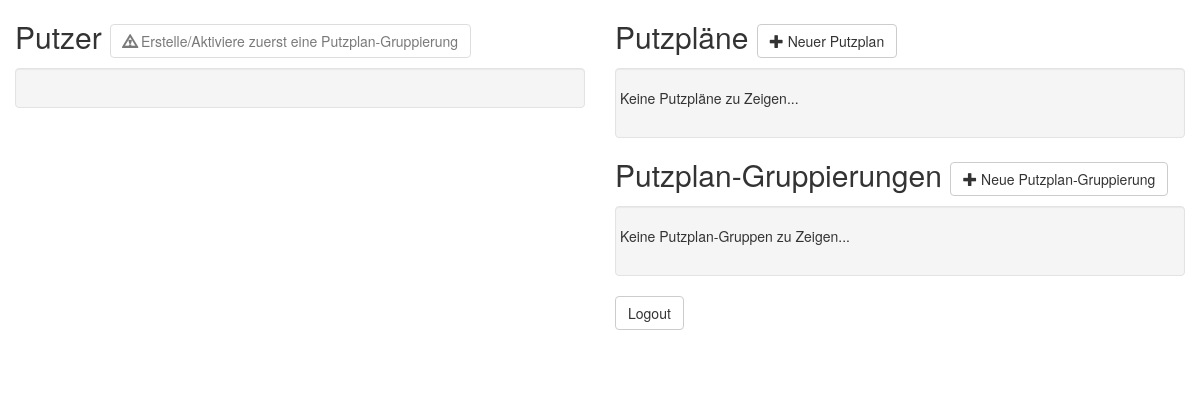
/config/ (signed in), run on an earlier commit of the app's database.
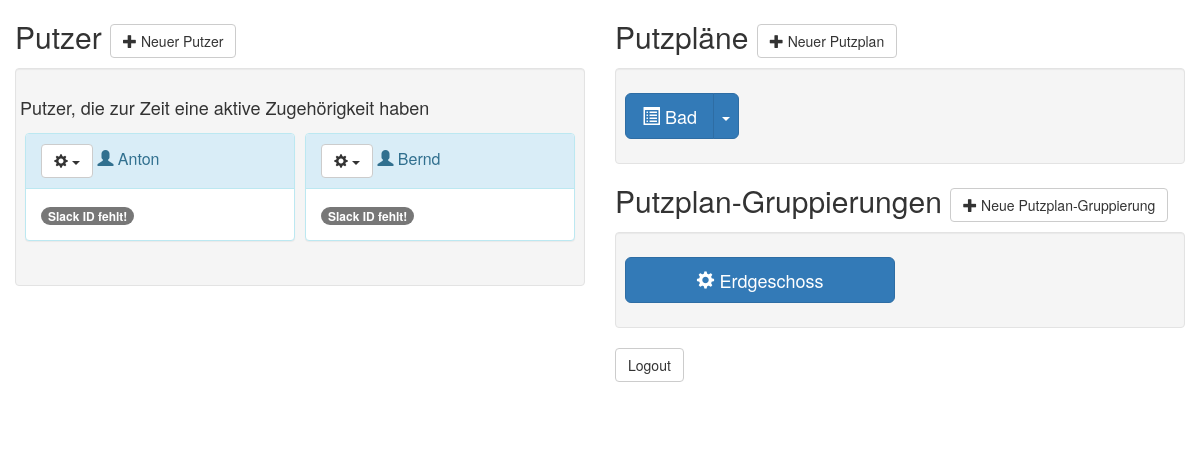
And on a later commit of the database.
### webinterface/models.py (models this page shows, shortened)
class Cleaner(models.Model):
    class Meta:
        ordering = ('name',)
    user = models.ForeignKey(User, on_delete=models.CASCADE, null=True)
    name = models.CharField(max_length=20, unique=True)
    slug = models.CharField(max_length=20, unique=True)
    time_zone = models.CharField(max_length=30, default="Europe/Berlin")
    slack_id = models.CharField(max_length=10, default='')
    PREFERENCE = ((1, 'Ich möchte immer nur einen Putzdienst auf einmal machen müssen.'),
                  (2, 'Ich möchte höchstens zwei Putzdienste auf einmal machen müssen.'),
                  (3, 'Mir ist es egal, wie viele Putzdienste ich auf einmal habe.'))
    preference = models.IntegerField(choices=PREFERENCE, default=2)
    objects = CleanerQuerySet.as_manager()
    def affiliation_in_week(self, week):
        try:
            current_affiliation = self.affiliation_set.get(
                beginning__lte=week, end__gte=week
            )
            return current_affiliation
        except Affiliation.DoesNotExist:
            return None
    def current_affiliation(self):
        return self.affiliation_in_week(current_epoch_week())
    def is_active(self):
        return self.current_affiliation() is not None
    def has_slack_id(self):
        return self.slack_id is not ''

class Schedule(models.Model):
    class Meta:
        ordering = ('cleaners_per_date',)
    name = models.CharField(max_length=20, unique=True)
    slug = models.CharField(max_length=20, unique=True)
    CLEANERS_PER_DATE_CHOICES = ((1, 'Einen'), (2, 'Zwei'))
    cleaners_per_date = models.IntegerField(default=1, choices=CLEANERS_PER_DATE_CHOICES)
    WEEKDAYS = ((0, 'Montag'), (1, 'Dienstag'), (2, 'Mittwoch'), (3, 'Donnerstag'),
                (4, 'Freitag'), (5, 'Samstag'), (6, 'Sonntag'))
    weekday = models.IntegerField(default=6, choices=WEEKDAYS)
    FREQUENCY_CHOICES = ((1, 'Jede Woche'), (2, 'Gerade Wochen'), (3, 'Ungerade Wochen'))
    frequency = models.IntegerField(default=1, choices=FREQUENCY_CHOICES)
    disabled = models.BooleanField(default=False)
    objects = ScheduleQuerySet.as_manager()
    def __init__(self, *args, **kwargs):
        super(Schedule, self).__init__(*args, **kwargs)
        self.previous_cleaners_per_date = self.cleaners_per_date
        self.previous_frequency = self.frequency
    """
    Creates assignments cover a timespan and has several more options.

    Week numbers must be epoch week numbers as returned by date_to_epoch_week().
    @param start_week: First week number on which a new Assignment will be created.
    @param end_week: Last week number on which a new Assignment will be created
    @param mode Sets the mode of creation:
    - 1(default): Delete existing Assignments and CleaningDays and regenerate them throughout time frame
    - 2: Keep existing Assignments and only create new ones where there are none already
    - 3: Only reassign Assignments on existing CleaningDays, don't generate new CleaningDays
    """

class ScheduleGroup(models.Model):
    class Meta:
        ordering = ("name", )
    name = models.CharField(max_length=30, unique=True)
    schedules = models.ManyToManyField(Schedule)
    disabled = models.BooleanField(default=False)
    objects = ScheduleGroupQuerySet.as_manager()
    def __init__(self, *args, **kwargs):
        super().__init__(*args, **kwargs)
        self.__disabled = self.disabled

### webinterface/views.py (the view)
# urls.py: path('config/', staff_member_required(ConfigView.as_view(), login_url=reverse_lazy("webinterface:login")), name='config'),
class ConfigView(TemplateView):
    template_name = 'webinterface/config.html'
    def get_context_data(self, **kwargs):
        context = super(ConfigView, self).get_context_data(**kwargs)
        context['active_schedule_list'] = Schedule.objects.enabled()
        context['disabled_schedule_list'] = Schedule.objects.disabled()
        context['active_cleaner_list'] = Cleaner.objects.active()
        context['inactive_cleaner_list'] = Cleaner.objects.inactive()
        context['active_schedule_group_list'] = ScheduleGroup.objects.enabled()
        context['disabled_schedule_group_list'] = ScheduleGroup.objects.disabled()
        return context

### webinterface/models.py (called while the page is built)
def date_to_epoch_week(date: datetime.date) -> int:
    epoch_seconds = calendar.timegm(date.timetuple())
    return int(((epoch_seconds / 60 / 60 / 24) + 3) / 7)

def current_epoch_week():
    return date_to_epoch_week(datetime.date.today())

    def enabled(self):
        return self.filter(disabled=False)

    def disabled(self):
        return self.filter(disabled=True)

    def enabled(self):
        return self.filter(disabled=False)

    def disabled(self):
        return self.filter(disabled=True)

    def active(self) -> QuerySet:
        return self.filter(
            affiliation__beginning__lte=current_epoch_week(), affiliation__end__gte=current_epoch_week())

    def inactive(self) -> QuerySet:
        return self.exclude(
            affiliation__beginning__lte=current_epoch_week(), affiliation__end__gte=current_epoch_week())

### webinterface/templates/webinterface/config.html (shortened to what this page needs)
{% extends "webinterface/base.html" %}
{% load crispy_forms_tags %}
{% block body %}
    <div class="container-fluid">
        <div class="row">
            <div class="col-xs-12 col-sm-6">
                <h2>Putzer
                    <a class="btn btn-default {% if not active_schedule_group_list %}disabled{% endif %} %}"
                       href="{% url 'webinterface:cleaner-new' %}" role="button">
                    {% if not active_schedule_group_list %}
                        <span class="glyphicon glyphicon-warning-sign"></span> Erstelle/Aktiviere zuerst eine Putzplan-Gruppierung
                    {% else %}
                        <span class="glyphicon glyphicon-plus"></span> Neuer Putzer
                    {% endif %}
                    </a>
                </h2>
                <div class="well">
                {% if active_cleaner_list %}
                    <div class="row">
                        <h4>Putzer, die zur Zeit eine aktive Zugehörigkeit haben</h4>
                        {% for cleaner in active_cleaner_list %}
                            {% include "webinterface_snippets/cleaner_panel.html" %}
                        {% empty %}
                            Keine aktiven Putzer
                        {% endfor %}
                    </div>
                {% endif %}
                </div>
            </div>
            <div class="col-xs-12 col-sm-6">
                <h2>Putzpläne
                    <a class="btn btn-default" href="{% url 'webinterface:schedule-new' %}" role="button">
                    <span class="glyphicon glyphicon-plus"></span> Neuer Putzplan</a></h2>
                <div class="well">
                    <div class="row">
                        {% for schedule in active_schedule_list %}
                            <div class="col-xs-12 col-sm-6" style="padding: 5px">
                                <div class="btn-group btn-group-lg">
                                    <a class="btn btn-primary" role="button"
                                        href="{% url 'webinterface:schedule-view-no-page' schedule.slug %}">
                                        <span class="glyphicon glyphicon-list-alt"></span> {{ schedule.name }}
                                    </a>
                                    <button type="button" class="btn btn-primary dropdown-toggle"
                                            data-toggle="dropdown" aria-haspopup="true" aria-expanded="false">
                                        <span class="caret"></span>
                                    </button>
                                </div>
                            </div>
                        {% empty %}
                            <p>Keine Putzpläne zu Zeigen...</p>
                        {% endfor %}
                    </div>
                </div>
                <h2>Putzplan-Gruppierungen
                    <a class="btn btn-default" href="{% url 'webinterface:schedule-group-new' %}"
                       role="button">
                    <span class="glyphicon glyphicon-plus"></span> Neue Putzplan-Gruppierung</a></h2>
                <div class="well">
                    <div class="row">
                        {% for group in active_schedule_group_list %}
                            <div class="col-xs-12 col-sm-6" style="padding: 5px">
                                <a class="btn btn-primary btn-lg btn-block" role="button" style="white-space: normal"
                                   href="{% url 'webinterface:schedule-group-edit' group.pk %}">
                                    <span class="glyphicon glyphicon-cog"></span> {{ group.name }}
                                </a>
                            </div>
                        {% empty %}
                            <p>Keine Putzplan-Gruppen zu Zeigen...</p>
                        {% endfor %}
                    </div>
                </div>
                <a class="btn btn-default" role="button" href="{% url 'webinterface:logout' %}">Logout</a>
                <br><br><br>
            </div>
        </div>
    </div>
{% endblock %}

### webinterface/templates/webinterface_snippets/cleaner_panel.html (shortened to what this page needs)
<div class="col-xs-12 col-sm-6" style="padding: 5px">
    <div class="panel {% if cleaner.is_active %}panel-info{% else %}panel-default{% endif %}">
        <div class="panel-heading">
            <h3 class="panel-title">
                <div class="btn-group">
                    <button type="button" class="btn btn-default dropdown-toggle pull-right"
                            data-toggle="dropdown" aria-haspopup="true" aria-expanded="false">
                            <span class="glyphicon glyphicon-cog"></span> <span class="caret"></span>
                    </button>
                </div>
                <span class="glyphicon glyphicon-user"></span> {{ cleaner.name }}
            </h3>
        </div>
        <div class="panel-body">
            {% if not cleaner.has_slack_id %}<span class="badge">Slack ID fehlt!</span>
            {% endif %}
        </div>
    </div>
</div>

What changed in the data, as far as the page shows it:
added Cleaner: name "Anton", slack_id "Slack ID fehlt!"
added Cleaner: name "Bernd", slack_id "Slack ID fehlt!"
added Schedule: name "Bad"
added ScheduleGroup: name "Erdgeschoss"
Also different on the page:
text no longer shown: "Erstelle/Aktiviere zuerst eine Putzplan-Gruppierung Keine Putzpläne zu Zeigen... Keine Putzplan-Gruppen zu Zeigen..."
text now shown: "Neuer Putzer Putzer, die zur Zeit eine aktive Zugehörigkeit haben"
